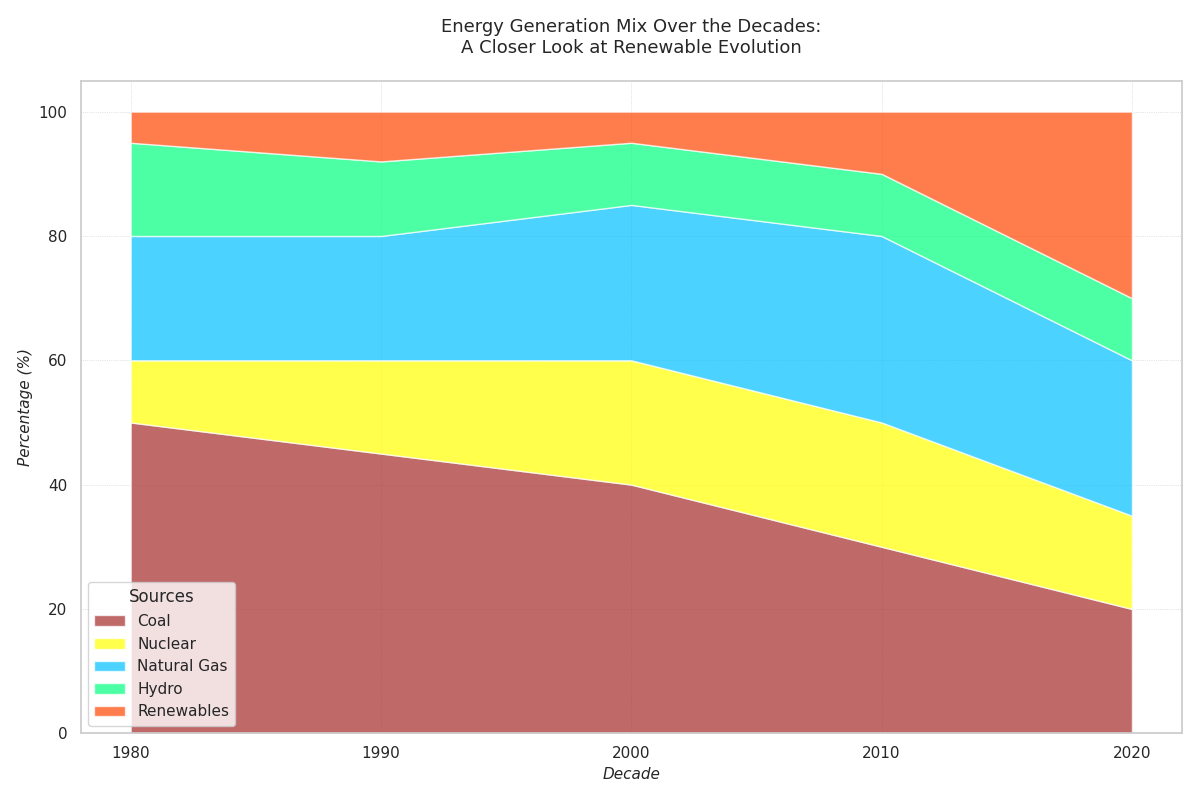

Source code (Python):
import matplotlib.pyplot as plt
import numpy as np

decades = ['1980', '1990', '2000', '2010', '2020']
coal = [50, 45, 40, 30, 20]
nuclear = [10, 15, 20, 20, 15]
natural_gas = [20, 20, 25, 30, 25]
hydro = [15, 12, 10, 10, 10]
renewables = [5, 8, 5, 10, 30]

data = np.array([coal, nuclear, natural_gas, hydro, renewables])

plt.figure(figsize=(12, 8))
plt.stackplot(decades, coal, nuclear, natural_gas, hydro, renewables,
              labels=['Coal', 'Nuclear', 'Natural Gas', 'Hydro', 'Renewables'],
              colors=['#A52A2A', '#FFFF00', '#00BFFF', '#00FF7F', '#FF4500'], 
              alpha=0.7)

plt.title('Energy Generation Mix Over the Decades:\nA Closer Look at Renewable Evolution',
          fontsize=13, fontweight='normal', pad=20)
plt.xlabel('Decade', fontsize=11, fontstyle='italic')
plt.ylabel('Percentage (%)', fontsize=11, fontstyle='italic')

plt.legend(loc='lower left', bbox_to_anchor=(0, 0), title='Sources')

plt.grid(True, linestyle=':', linewidth=0.5)
plt.tight_layout()

plt.show()
